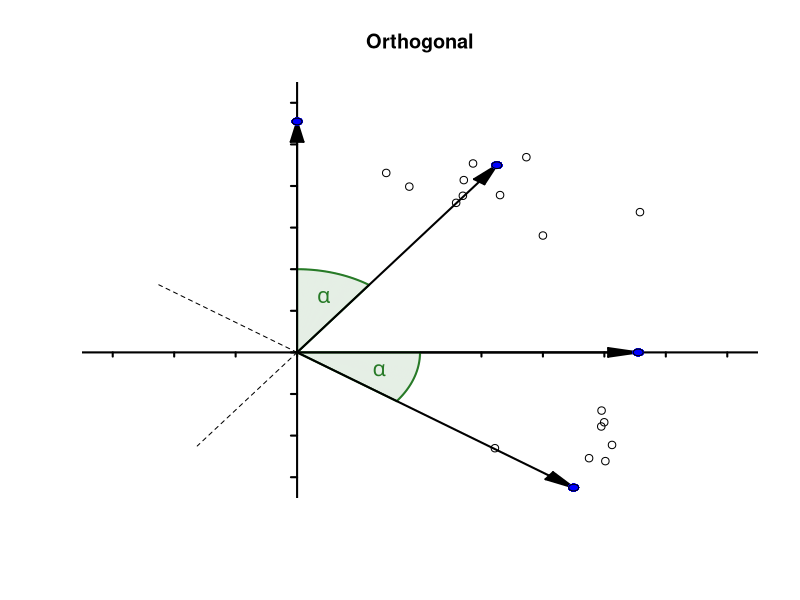
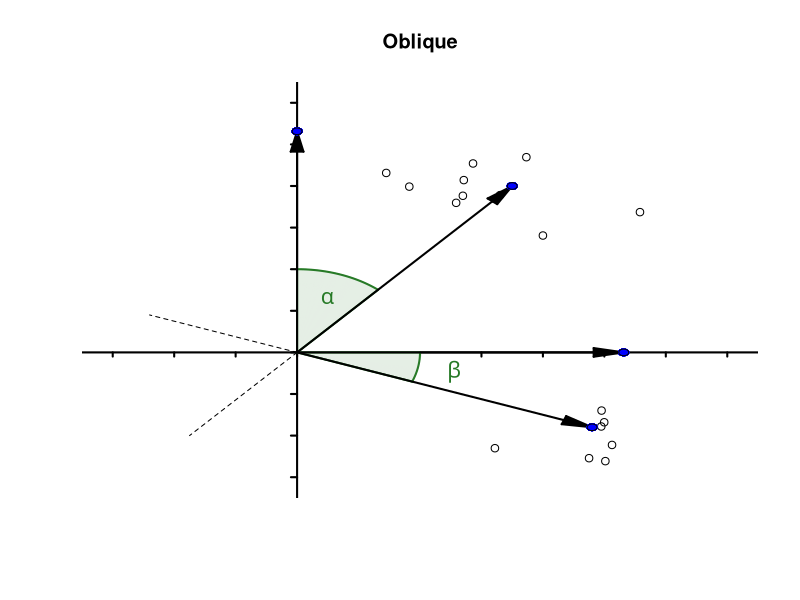

The R source for these figures, in order:
# Draw Some Angles and Axes

## helper variables and functions
tau <- pi*2;

circles <- function(x,y,r,fg,bg,lty,lwd,n.angle=2000,n.bg=2000,...) {
  comb <- cbind(x,y,r);
  angles <- seq(0,tau,len=n.angle);
  if (!missing(fg) && !is.null(fg)) fg <- rep(fg,len=nrow(comb));
  if (!missing(bg) && !is.null(bg)) bg <- rep(bg,len=nrow(comb));
  if (!missing(lty) && !is.null(lty)) lty <- rep(lty,len=nrow(comb));
  if (!missing(lwd) && !is.null(lwd)) lwd <- rep(lwd,len=nrow(comb));
  for (i in seq_len(nrow(comb))) {
    xc <- comb[i,'x'];
    yc <- comb[i,'y'];
    rc <- comb[i,'r'];
    xs <- xc+rc*cos(angles);
    ys <- yc+rc*sin(angles);
    ## optional bg
    if (!missing(bg) && !is.null(bg)) {
      bgc <- bg[i];
      rs.bg <- seq(r,-r,len=n.bg);
      xs.bg <- sqrt(rc^2 - rs.bg^2);
      ys.bg <- yc+rs.bg;
      segments(xc-xs.bg,ys.bg,xc+xs.bg,col=bgc,lty=1,lwd=1);
    }; ## end if
    args <- list(xs,ys);
    if (!missing(fg)) if (is.null(fg)) args['col'] <- list(NULL) else args$col <- fg[i];
    if (!missing(lty)) if (is.null(lty)) args['lty'] <- list(NULL) else args$lty <- lty[i];
    if (!missing(lwd)) if (is.null(lwd)) args['lwd'] <- list(NULL) else args$lwd <- lwd[i];
    do.call(lines,c(args,...));
  }; ## end for
}; ## end circles()

radials <- function(x,y,a,r,...) {
  comb <- cbind(x,y,a,r);
  segments(comb[,'x'],comb[,'y'],comb[,'x']+comb[,'r']*cos(comb[,'a']),comb[,'y']+comb[,'r']*sin(comb[,'a']),...);
}; ## end radials()

circle.segments <- function(x,y,r,a1,a2,fg,bg,lty,lwd,n.angle=2000,fg.chord,fg.arc,...) {
  comb <- cbind(x,y,r,a1,a2);
  if (!missing(fg) && !is.null(fg)) fg <- rep(fg,len=nrow(comb));
  if (!missing(fg.chord) && !is.null(fg.chord)) fg.chord <- rep(fg.chord,len=nrow(comb)) else if (missing(fg.chord) && !missing(fg)) fg.chord <- fg;
  if (!missing(fg.arc) && !is.null(fg.arc)) fg.arc <- rep(fg.arc,len=nrow(comb)) else if (missing(fg.arc) && !missing(fg)) fg.arc <- fg;
  if (!missing(bg) && !is.null(bg)) bg <- rep(bg,len=nrow(comb));
  if (!missing(lty) && !is.null(lty)) lty <- rep(lty,len=nrow(comb));
  if (!missing(lwd) && !is.null(lwd)) lwd <- rep(lwd,len=nrow(comb));
  for (i in seq_len(nrow(comb))) {
    xc <- comb[i,'x'];
    yc <- comb[i,'y'];
    rc <- comb[i,'r'];
    a1c <- comb[i,'a1'];
    a2c <- comb[i,'a2'];
    angles <- seq(a1c,a2c,len=n.angle);
    tan.angles <- tan(angles);
    xs <- xc+rc*cos(angles);
    ys <- yc+rc*sin(angles);
    x1 <- xs[1];
    y1 <- ys[1];
    x2 <- xs[length(xs)];
    y2 <- ys[length(ys)];
    ## optional bg
    if (!missing(bg) && !is.null(bg)) {
      bgc <- bg[i];
      xs.chord <- seq(x1,x2,len=n.angle);
      ys.chord <- seq(y1,y2,len=n.angle);
      segments(xs.chord,ys.chord,xs,ys,col=bg,lty=1,lwd=1);
    }; ## end if
    ## chord segment
    args <- list(x1,y1,x2,y2);
    if (!missing(fg.chord)) if (is.null(fg.chord)) args['col'] <- list(NULL) else args$col <- fg.chord[i];
    if (!missing(lty)) if (is.null(lty)) args['lty'] <- list(NULL) else args$lty <- lty[i];
    if (!missing(lwd)) if (is.null(lwd)) args['lwd'] <- list(NULL) else args$lwd <- lwd[i];
    do.call(segments,c(args,...));
    ## arc segment
    args <- list(xs,ys);
    if (!missing(fg.arc)) if (is.null(fg.arc)) args['col'] <- list(NULL) else args$col <- fg.arc[i];
    if (!missing(lty)) if (is.null(lty)) args['lty'] <- list(NULL) else args$lty <- lty[i];
    if (!missing(lwd)) if (is.null(lwd)) args['lwd'] <- list(NULL) else args$lwd <- lwd[i];
    do.call(lines,c(args,...));
  }; ## end for
}; ## end circle.segments()

circle.sectors <- function(x,y,r,a1,a2,fg,bg,lty,lwd,n.angle=2000,fg.a1,fg.a2,fg.arc,...) {
  comb <- cbind(x,y,r,a1,a2);
  if (!missing(fg) && !is.null(fg)) fg <- rep(fg,len=nrow(comb));
  if (!missing(fg.a1) && !is.null(fg.a1)) fg.a1 <- rep(fg.a1,len=nrow(comb)) else if (missing(fg.a1) && !missing(fg)) fg.a1 <- fg;
  if (!missing(fg.a2) && !is.null(fg.a2)) fg.a2 <- rep(fg.a2,len=nrow(comb)) else if (missing(fg.a2) && !missing(fg)) fg.a2 <- fg;
  if (!missing(fg.arc) && !is.null(fg.arc)) fg.arc <- rep(fg.arc,len=nrow(comb)) else if (missing(fg.arc) && !missing(fg)) fg.arc <- fg;
  if (!missing(bg) && !is.null(bg)) bg <- rep(bg,len=nrow(comb));
  if (!missing(lty) && !is.null(lty)) lty <- rep(lty,len=nrow(comb));
  if (!missing(lwd) && !is.null(lwd)) lwd <- rep(lwd,len=nrow(comb));
  for (i in seq_len(nrow(comb))) {
    xc <- comb[i,'x'];
    yc <- comb[i,'y'];
    rc <- comb[i,'r'];
    a1c <- comb[i,'a1'];
    a2c <- comb[i,'a2'];
    angles <- seq(a1c,a2c,len=n.angle);
    xs <- xc+rc*cos(angles);
    ys <- yc+rc*sin(angles);
    ## optional bg
    if (!missing(bg) && !is.null(bg)) {
      bgc <- bg[i];
      segments(xc,yc,xs,ys,col=bgc,lty=1,lwd=1);
    }; ## end if
    ## a1 segment
    args <- list(xc,yc,xs[1],ys[1]);
    if (!missing(fg.a1)) if (is.null(fg.a1)) args['col'] <- list(NULL) else args$col <- fg.a1[i];
    if (!missing(lty)) if (is.null(lty)) args['lty'] <- list(NULL) else args$lty <- lty[i];
    if (!missing(lwd)) if (is.null(lwd)) args['lwd'] <- list(NULL) else args$lwd <- lwd[i];
    do.call(segments,c(args,...));
    ## a2 segment
    args <- list(xc,yc,xs[length(xs)],ys[length(ys)]);
    if (!missing(fg.a2)) if (is.null(fg.a2)) args['col'] <- list(NULL) else args$col <- fg.a2[i];
    if (!missing(lty)) if (is.null(lty)) args['lty'] <- list(NULL) else args$lty <- lty[i];
    if (!missing(lwd)) if (is.null(lwd)) args['lwd'] <- list(NULL) else args$lwd <- lwd[i];
    do.call(segments,c(args,...));
    ## arc segment
    args <- list(xs,ys);
    if (!missing(fg.arc)) if (is.null(fg.arc)) args['col'] <- list(NULL) else args$col <- fg.arc[i];
    if (!missing(lty)) if (is.null(lty)) args['lty'] <- list(NULL) else args$lty <- lty[i];
    if (!missing(lwd)) if (is.null(lwd)) args['lwd'] <- list(NULL) else args$lwd <- lwd[i];
    do.call(lines,c(args,...));
  }; ## end for
}; ## end circle.sectors()

intersect.lines <- function(a1x,a1y,a2x,a2y,b1x,b1y,b2x,b2y) {
  comb <- cbind(a1x,b1x,a2x,b2x,a1y,b1y,a2y,b2y);
  comb <- array(comb,c(nrow(comb),2,2,2),dimnames=list(NULL,c('a','b'),NULL,c('x','y')));
  any.points <- any(comb[,'a',1,'x'] == comb[,'a',2,'x'] & comb[,'a',1,'y'] == comb[,'a',2,'y']) || any(comb[,'b',1,'x'] == comb[,'b',2,'x'] & comb[,'b',1,'y'] == comb[,'b',2,'y']);
  any.points[is.na(any.points)] <- F;
  if (any.points) stop('coincident 1 and 2 points.');
  m.a <- (comb[,'a',2,'y'] - comb[,'a',1,'y'])/(comb[,'a',2,'x'] - comb[,'a',1,'x']);
  m.b <- (comb[,'b',2,'y'] - comb[,'b',1,'y'])/(comb[,'b',2,'x'] - comb[,'b',1,'x']);
  b.a <- comb[,'a',1,'y'] - m.a*comb[,'a',1,'x'];
  b.b <- comb[,'b',1,'y'] - m.b*comb[,'b',1,'x'];
  a.inf <- is.infinite(m.a);
  b.inf <- is.infinite(m.b);
  parallel <- ifelse(a.inf,ifelse(b.inf,T,F),ifelse(b.inf,F,m.a == m.b));
  x1equal <- comb[,'a',1,'x'] == comb[,'b',1,'x'];
  coincident <- ifelse(a.inf,ifelse(b.inf,x1equal,F),ifelse(b.inf,F,parallel & b.a == b.b));
  xi <- ifelse(coincident,Inf,ifelse(parallel,NaN,ifelse(a.inf,comb[,'a',1,'x'],ifelse(b.inf,comb[,'b',1,'x'],(b.b - b.a)/(m.a - m.b)))));
  yi <- ifelse(coincident,Inf,ifelse(parallel,NaN,ifelse(a.inf,m.b*comb[,'a',1,'x'] + b.b,ifelse(b.inf,m.a*comb[,'b',1,'x'] + b.a,m.a*xi + b.a))));
  xi[is.na(yi) & !is.nan(yi)] <- NA;
  yi[is.na(xi) & !is.nan(xi)] <- NA;
  cbind(x=xi,y=yi);
};

arrows.filled <- function(
  x1,y1,x2=x1,y2=y1,a=tau/32,al=a,ar=a,len=sqrt(diff(par('usr')[3:4])^2+diff(par('usr')[1:2])^2)/20,lenl=len,lenr=len,fg,bg,bgl,bgr,lty,lwd,
  fg.mainline,lty.mainline,lwd.mainline,
  fg.tipline,lty.tipline,lwd.tipline,
  fg.lwing,lty.lwing,lwd.lwing,
  fg.rwing,lty.rwing,lwd.rwing,
  fg.lcross,lty.lcross,lwd.lcross,
  fg.rcross,lty.rcross,lwd.rcross,
  ...
) {
  comb <- cbind(x1,y1,x2,y2,al,ar,lenl,lenr);
  if (!missing(fg) && !is.null(fg)) fg <- rep(fg,len=nrow(comb));
  if (!missing(lty) && !is.null(lty)) lty <- rep(lty,len=nrow(comb));
  if (!missing(lwd) && !is.null(lwd)) lwd <- rep(lwd,len=nrow(comb));
  if (!missing(fg.mainline) && !is.null(fg.mainline)) fg.mainline <- rep(fg.mainline,len=nrow(comb)) else if (missing(fg.mainline) && !missing(fg)) fg.mainline <- fg;
  if (!missing(fg.tipline) && !is.null(fg.tipline)) fg.tipline <- rep(fg.tipline,len=nrow(comb)) else if (missing(fg.tipline) && !missing(fg)) fg.tipline <- fg;
  if (!missing(fg.lwing) && !is.null(fg.lwing)) fg.lwing <- rep(fg.lwing,len=nrow(comb)) else if (missing(fg.lwing) && !missing(fg)) fg.lwing <- fg;
  if (!missing(fg.rwing) && !is.null(fg.rwing)) fg.rwing <- rep(fg.rwing,len=nrow(comb)) else if (missing(fg.rwing) && !missing(fg)) fg.rwing <- fg;
  if (!missing(fg.lcross) && !is.null(fg.lcross)) fg.lcross <- rep(fg.lcross,len=nrow(comb)) else if (missing(fg.lcross) && !missing(fg)) fg.lcross <- fg;
  if (!missing(fg.rcross) && !is.null(fg.rcross)) fg.rcross <- rep(fg.rcross,len=nrow(comb)) else if (missing(fg.rcross) && !missing(fg)) fg.rcross <- fg;
  if (!missing(lty.mainline) && !is.null(lty.mainline)) lty.mainline <- rep(lty.mainline,len=nrow(comb)) else if (missing(lty.mainline) && !missing(lty)) lty.mainline <- lty;
  if (!missing(lty.tipline) && !is.null(lty.tipline)) lty.tipline <- rep(lty.tipline,len=nrow(comb)) else if (missing(lty.tipline) && !missing(lty)) lty.tipline <- lty;
  if (!missing(lty.lwing) && !is.null(lty.lwing)) lty.lwing <- rep(lty.lwing,len=nrow(comb)) else if (missing(lty.lwing) && !missing(lty)) lty.lwing <- lty;
  if (!missing(lty.rwing) && !is.null(lty.rwing)) lty.rwing <- rep(lty.rwing,len=nrow(comb)) else if (missing(lty.rwing) && !missing(lty)) lty.rwing <- lty;
  if (!missing(lty.lcross) && !is.null(lty.lcross)) lty.lcross <- rep(lty.lcross,len=nrow(comb)) else if (missing(lty.lcross) && !missing(lty)) lty.lcross <- lty;
  if (!missing(lty.rcross) && !is.null(lty.rcross)) lty.rcross <- rep(lty.rcross,len=nrow(comb)) else if (missing(lty.rcross) && !missing(lty)) lty.rcross <- lty;
  if (!missing(lwd.mainline) && !is.null(lwd.mainline)) lwd.mainline <- rep(lwd.mainline,len=nrow(comb)) else if (missing(lwd.mainline) && !missing(lwd)) lwd.mainline <- lwd;
  if (!missing(lwd.tipline) && !is.null(lwd.tipline)) lwd.tipline <- rep(lwd.tipline,len=nrow(comb)) else if (missing(lwd.tipline) && !missing(lwd)) lwd.tipline <- lwd;
  if (!missing(lwd.lwing) && !is.null(lwd.lwing)) lwd.lwing <- rep(lwd.lwing,len=nrow(comb)) else if (missing(lwd.lwing) && !missing(lwd)) lwd.lwing <- lwd;
  if (!missing(lwd.rwing) && !is.null(lwd.rwing)) lwd.rwing <- rep(lwd.rwing,len=nrow(comb)) else if (missing(lwd.rwing) && !missing(lwd)) lwd.rwing <- lwd;
  if (!missing(lwd.lcross) && !is.null(lwd.lcross)) lwd.lcross <- rep(lwd.lcross,len=nrow(comb)) else if (missing(lwd.lcross) && !missing(lwd)) lwd.lcross <- lwd;
  if (!missing(lwd.rcross) && !is.null(lwd.rcross)) lwd.rcross <- rep(lwd.rcross,len=nrow(comb)) else if (missing(lwd.rcross) && !missing(lwd)) lwd.rcross <- lwd;
  if (!missing(bg) && !is.null(bg)) bg <- rep(bg,len=nrow(comb));
  if (!missing(bgl) && !is.null(bgl)) bgl <- rep(bgl,len=nrow(comb)) else if (missing(bgl) && !missing(bg)) bgl <- bg;
  if (!missing(bgr) && !is.null(bgr)) bgr <- rep(bgr,len=nrow(comb)) else if (missing(bgr) && !missing(bg)) bgr <- bg;
  for (i in seq_len(nrow(comb))) {
    x1c <- comb[i,'x1'];
    y1c <- comb[i,'y1'];
    x2c <- comb[i,'x2'];
    y2c <- comb[i,'y2'];
    alc <- comb[i,'al'];
    arc <- comb[i,'ar'];
    if (alc <= 0 || alc >= tau/2) stop(paste0('arrow ',i,' has invalid left angle ',alc,'.'));
    if (arc <= 0 || arc >= tau/2) stop(paste0('arrow ',i,' has invalid right angle ',alc,'.'));
    lenlc <- comb[i,'lenl'];
    lenrc <- comb[i,'lenr'];
    beta <- atan2(y2c-y1c,x2c-x1c);
    xl <- x2c - lenlc*cos(beta - alc);
    yl <- y2c - lenlc*sin(beta - alc);
    xr <- x2c - lenrc*sin(tau/4 - beta - arc);
    yr <- y2c - lenrc*cos(tau/4 - beta - arc);
    with(as.data.frame(intersect.lines(x1c,y1c,x2c,y2c,xl,yl,xr,yr)),{ e <- parent.env(environment()); e$xi <- x; e$yi <- y; });
    ## mainline
    args <- list(x1c,y1c,xi,yi);
    if (!missing(fg.mainline)) if (is.null(fg.mainline)) args['col'] <- list(NULL) else args$col <- fg.mainline[i];
    if (!missing(lty.mainline)) if (is.null(lty.mainline)) args['lty'] <- list(NULL) else args$lty <- lty.mainline[i];
    if (!missing(lwd.mainline)) if (is.null(lwd.mainline)) args['lwd'] <- list(NULL) else args$lwd <- lwd.mainline[i];
    do.call(segments,c(args,...));
    ## bg left
    if (!missing(bgl) && !is.null(bgl)) {
      bglc <- bgl[i];
      polygon(c(x2c,xl,xi),c(y2c,yl,yi),border=NA,col=bglc);
    }; ## end if
    ## bg right
    if (!missing(bgr) && !is.null(bgr)) {
      bgrc <- bgr[i];
      polygon(c(x2c,xr,xi),c(y2c,yr,yi),border=NA,col=bgrc);
    }; ## end if
    ## tipline -- only draw if at least one tipline arg was given
    if (!missing(fg.tipline) || !missing(lty.tipline) || !missing(lwd.tipline)) {
      args <- list(xi,yi,x2c,y2c);
      if (!missing(fg.tipline)) if (is.null(fg.tipline)) args['col'] <- list(NULL) else args$col <- fg.tipline[i];
      if (!missing(lty.tipline)) if (is.null(lty.tipline)) args['lty'] <- list(NULL) else args$lty <- lty.tipline[i];
      if (!missing(lwd.tipline)) if (is.null(lwd.tipline)) args['lwd'] <- list(NULL) else args$lwd <- lwd.tipline[i];
      do.call(segments,c(args,...));
    }; ## end if
    ## lwing
    args <- list(x2c,y2c,xl,yl);
    if (!missing(fg.lwing)) if (is.null(fg.lwing)) args['col'] <- list(NULL) else args$col <- fg.lwing[i];
    if (!missing(lty.lwing)) if (is.null(lty.lwing)) args['lty'] <- list(NULL) else args$lty <- lty.lwing[i];
    if (!missing(lwd.lwing)) if (is.null(lwd.lwing)) args['lwd'] <- list(NULL) else args$lwd <- lwd.lwing[i];
    do.call(segments,c(args,...));
    ## rwing
    args <- list(x2c,y2c,xr,yr);
    if (!missing(fg.rwing)) if (is.null(fg.rwing)) args['col'] <- list(NULL) else args$col <- fg.rwing[i];
    if (!missing(lty.rwing)) if (is.null(lty.rwing)) args['lty'] <- list(NULL) else args$lty <- lty.rwing[i];
    if (!missing(lwd.rwing)) if (is.null(lwd.rwing)) args['lwd'] <- list(NULL) else args$lwd <- lwd.rwing[i];
    do.call(segments,c(args,...));
    ## lcross
    args <- list(xl,yl,xi,yi);
    if (!missing(fg.lcross)) if (is.null(fg.lcross)) args['col'] <- list(NULL) else args$col <- fg.lcross[i];
    if (!missing(lty.lcross)) if (is.null(lty.lcross)) args['lty'] <- list(NULL) else args$lty <- lty.lcross[i];
    if (!missing(lwd.lcross)) if (is.null(lwd.lcross)) args['lwd'] <- list(NULL) else args$lwd <- lwd.lcross[i];
    do.call(segments,c(args,...));
    ## rcross
    args <- list(xr,yr,xi,yi);
    if (!missing(fg.rcross)) if (is.null(fg.rcross)) args['col'] <- list(NULL) else args$col <- fg.rcross[i];
    if (!missing(lty.rcross)) if (is.null(lty.rcross)) args['lty'] <- list(NULL) else args$lty <- lty.rcross[i];
    if (!missing(lwd.rcross)) if (is.null(lwd.rcross)) args['lwd'] <- list(NULL) else args$lwd <- lwd.rcross[i];
    do.call(segments,c(args,...));
  }; ## end for
}; ## end arrows.filled()

## basic plot outline
par(xaxs='i',yaxs='i');
xlim <- c(-3,7);
ylim <- c(-3,6);
extra <- 0.5;
plot(NA,xlim=xlim+extra*c(-1,1),ylim=ylim+extra*c(-1,1),axes=F,
     main="Orthogonal",yaxt="n",xaxt="n",xlab=NA,ylab=NA);

## custom axes
xtick <- -3:7;
ytick <- -3:6;
tick.len <- 0.1;
tick.zeroadd <- 0.1;
segments(xtick,0,xtick,-tick.len,lwd=2);
segments(0,ytick,-tick.len,ytick,lwd=2);
abline(h=0,lwd=2);
abline(v=0,lwd=2);
#text(xtick[-1],-tick.len/2,xtick[-1],pos=1,font=2);
#text(xtick[1]+tick.zeroadd,-tick.len/2,xtick[1],pos=1,font=2);
#text(-tick.len/2,ytick[-1],ytick[-1],pos=2,font=2);
#text(-tick.len/2,ytick[1]+tick.zeroadd,ytick[1],pos=2,font=2);

## define main points
DataF1<-cbind((3.5+rnorm(10,0,0.9)),(4+rnorm(10,0,0.5)))
DataF2<-cbind((5+rnorm(7,0,0.6)),(-2+rnorm(7,0,0.6)))

points(DataF1)
points(DataF2)
V1.1 <- c(0,sqrt(3.25^2+4.5^2));
V1.2 <- c(3.25,4.5);
V2.1 <- c(sqrt(3.25^2+4.5^2),0);
V2.2 <- c(4.5,-3.25);

## circle sector with label
V1.1.angle <- atan2(V1.1[2],V1.1[1]);
V1.2.angle <- atan2(V1.2[2],V1.2[1]);
V2.1.angle <- atan2(V2.1[2],V2.1[1]);
V2.2.angle <- atan2(V2.2[2],V2.2[1]);
sector.radius <- 2;
circle.sectors(0,0,sector.radius,V1.1.angle,V1.2.angle,'#277A27','#E5EFE5',lwd=2);
circle.sectors(0,0,sector.radius,V2.1.angle,V2.2.angle,'#277A27','#E5EFE5',lwd=2);
label.radius <- 1.4;
label.angle.1 <- mean(c(V1.1.angle,V1.2.angle));
label.angle.2 <- mean(c(V2.1.angle,V2.2.angle));
text(label.radius*cos(label.angle.1),label.radius*sin(label.angle.1),expression(alpha),family='serif',cex=1.3,col='#277A27');
text(label.radius*cos(label.angle.2),label.radius*sin(label.angle.2),expression(alpha),family='serif',cex=1.3,col='#277A27');

## arrows
arrows.filled(0,0,V1.1[1],V1.1[2],a=tau*12/360,len=0.5,lwd=2,bg='black');
arrows.filled(0,0,V1.2[1],V1.2[2],a=tau*12/360,len=0.5,lwd=2,bg='black');
lines(c(0,-V1.2[1]/2),c(0,-V1.2[2]/2),lty=2);

arrows.filled(0,0,V2.1[1],V2.1[2],a=tau*12/360,len=0.5,lwd=2,bg='black');
arrows.filled(0,0,V2.2[1],V2.2[2],a=tau*12/360,len=0.5,lwd=2,bg='black');
lines(c(0,-V2.2[1]/2),c(0,-V2.2[2]/2),lty=2);

## point circles
circles(c(V1.1[1],V1.2[1]),c(V1.1[2],V1.2[2]),0.08,'black','blue');
circles(c(V2.1[1],V2.2[1]),c(V2.1[2],V2.2[2]),0.08,'black','blue');

###################################

xlim <- c(-3,7);
ylim <- c(-3,6);
extra <- 0.5;
plot(NA,xlim=xlim+extra*c(-1,1),ylim=ylim+extra*c(-1,1),axes=F,
     xlab=NA,ylab=NA,main="Oblique");

## custom axes
xtick <- -3:7;
ytick <- -3:6;
tick.len <- 0.1;
tick.zeroadd <- 0.1;
segments(xtick,0,xtick,-tick.len,lwd=2);
segments(0,ytick,-tick.len,ytick,lwd=2);
abline(h=0,lwd=2);
abline(v=0,lwd=2);
#text(xtick[-1],-tick.len/2,xtick[-1],pos=1,font=2);
#text(xtick[1]+tick.zeroadd,-tick.len/2,xtick[1],pos=1,font=2);
#text(-tick.len/2,ytick[-1],ytick[-1],pos=2,font=2);
#text(-tick.len/2,ytick[1]+tick.zeroadd,ytick[1],pos=2,font=2);

## define main points
points(DataF1)
points(DataF2)

V1.1 <- c(0,sqrt(3.5^2+4^2));
V1.2 <- c(3.5,4);
V2.1 <- c(sqrt(3.5^2+4^2),0);
V2.2 <- c(4.8,-1.8);

## circle sector with label
V1.1.angle <- atan2(V1.1[2],V1.1[1]);
V1.2.angle <- atan2(V1.2[2],V1.2[1]);
V2.1.angle <- atan2(V2.1[2],V2.1[1]);
V2.2.angle <- atan2(V2.2[2],V2.2[1]);
sector.radius <- 2;
circle.sectors(0,0,sector.radius,V1.1.angle,V1.2.angle,'#277A27','#E5EFE5',lwd=2);
circle.sectors(0,0,sector.radius,V2.1.angle,V2.2.angle,'#277A27','#E5EFE5',lwd=2);
label.radius.1 <- 1.4;
label.radius.2 <- 2.6;
label.angle.1 <- mean(c(V1.1.angle,V1.2.angle));
label.angle.2 <- mean(c(V2.1.angle,V2.2.angle));
text(label.radius.1*cos(label.angle.1),label.radius.1*sin(label.angle.1),expression(alpha),family='serif',cex=1.3,col='#277A27');
text(label.radius.2*cos(label.angle.2),label.radius.2*sin(label.angle.2),expression(beta),family='serif',cex=1.3,col='#277A27');

## arrows
arrows.filled(0,0,V1.1[1],V1.1[2],a=tau*12/360,len=0.5,lwd=2,bg='black');
arrows.filled(0,0,V1.2[1],V1.2[2],a=tau*12/360,len=0.5,lwd=2,bg='black');
lines(c(0,-V1.2[1]/2),c(0,-V1.2[2]/2),lty=2);

arrows.filled(0,0,V2.1[1],V2.1[2],a=tau*12/360,len=0.5,lwd=2,bg='black');
arrows.filled(0,0,V2.2[1],V2.2[2],a=tau*12/360,len=0.5,lwd=2,bg='black');
lines(c(0,-V2.2[1]/2),c(0,-V2.2[2]/2),lty=2);

## point circles
circles(c(V1.1[1],V1.2[1]),c(V1.1[2],V1.2[2]),0.08,'black','blue');
circles(c(V2.1[1],V2.2[1]),c(V2.1[2],V2.2[2]),0.08,'black','blue');
